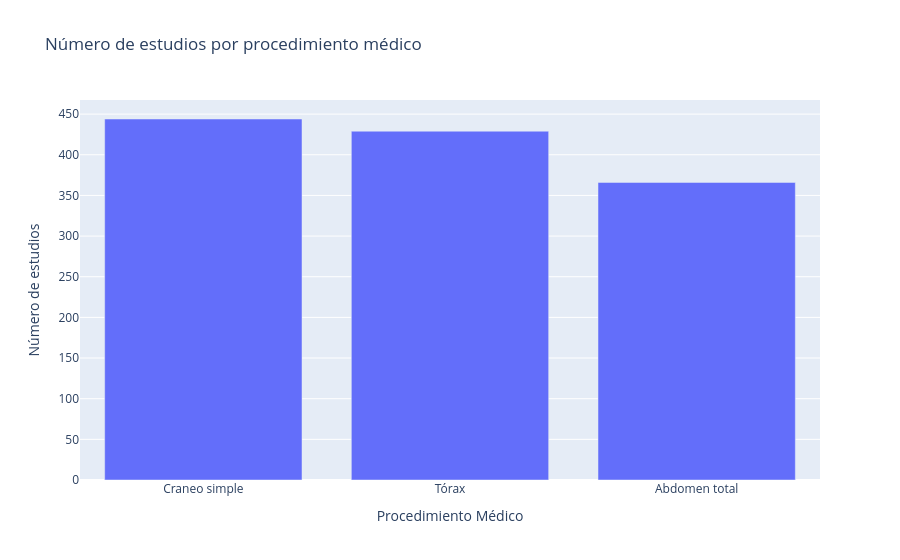

The cell this chart's notebook holds for it:
### Code cell
# Gráfica de número de estudios por procedimiento médico
conteo_procedimientos = df_filtrado['Procedimento Medico'].value_counts()
fig = px.bar(
    conteo_procedimientos,
    x=conteo_procedimientos.index.map(nombre_mapeo),
    y=conteo_procedimientos.values,
    labels={'x': 'Procedimiento Médico', 'y': 'Número de estudios'},
    title='Número de estudios por procedimiento médico'
)
fig.show()

### Figure 1 — Plotly figure (JSON) as saved in the notebook; plotly's stock layout.template omitted (floating-point values rounded to 4 significant figures)
{"data": [{"alignmentgroup": "True", "hovertemplate": "Procedimiento Médico=%{x}<br>Número de estudios=%{y}<extra></extra>", "legendgroup": "", "marker": {"color": "#636efa", "pattern": {"shape": ""}}, "name": "", "offsetgroup": "", "orientation": "v", "showlegend": false, "textposition": "auto", "type": "bar", "x": ["Craneo simple", "Tórax", "Abdomen total"], "xaxis": "x", "y": [444, 429, 366], "yaxis": "y"}], "layout": {"barmode": "relative", "legend": {"tracegroupgap": 0}, "title": {"text": "Número de estudios por procedimiento médico"}, "xaxis": {"anchor": "y", "domain": [0, 1], "title": {"text": "Procedimiento Médico"}}, "yaxis": {"anchor": "x", "domain": [0, 1], "title": {"text": "Número de estudios"}}}}
